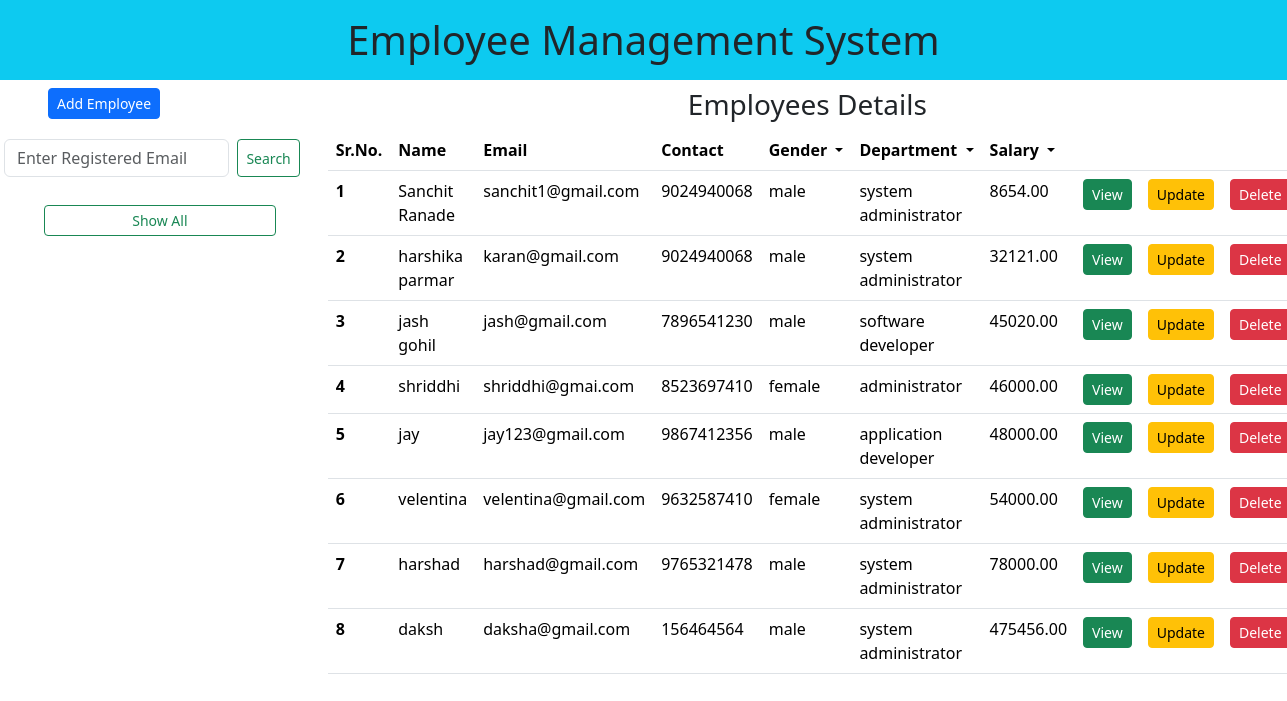
Page /asc_salary on the committed database.
### app1/models.py (models this page shows)
class Employee(models.Model):
    gen = (
        ('male','male'),
        ('female','female'),
    )
    name = models.CharField(max_length=50)
    email = models.EmailField(unique=True)
    contact = models.BigIntegerField()
    gender = models.CharField(max_length=50,choices=gen)
    department = models.ForeignKey(Departments,on_delete=models.CASCADE)
    salary = models.DecimalField(max_digits=8, decimal_places=2)
    image = models.ImageField(upload_to="images")

class Departments(models.Model):
    name = models.CharField(max_length=50)
    def __str__(self):
        return self.name

### app1/views.py (the view)
# urls.py: path('asc_salary',views.asc_salary,name="asc_salary"),
def asc_salary(request):
    data = Employee.objects.all().order_by('salary')
    return render(request,"index.html",{'employees':data})

### templates/index.html (shortened to what this page needs)
<!DOCTYPE html>
<html lang="en">
<head>
    <link href="https://cdn.jsdelivr.net/npm/bootstrap@5.3.3/dist/css/bootstrap.min.css" rel="stylesheet">
</head>
<body >
<div class="container-fluid p-0">
<h1 class ="bg-info p-3 text-center ">Employee Management System</h1>
<div class="row">
<div class="col-lg-3">
<div class="row px-5">
<a href="{% url 'addemp' %}"><button class="btn btn-sm btn-primary">Add Employee</button></a>
</div>
<div class="row my-3 text-center p-1">
<form class="d-flex" role="search" action="{% url 'search' %}">
<input name="search" class="form-control me-2 " type="search" placeholder="Enter Registered Email" aria-label="Search">
<button class="btn btn-outline-success btn-sm" type="submit">Search</button>
</form>
</div>
<div class="row px-5">
<a href="{% url 'index' %}" class="btn btn-sm btn-outline-success m-2 ">Show All</a>
</div>
</div>
<div class="col-lg-9">
<h3 class="text-center">Employees Details</h3>
<table class="table table-hover">
  <thead>
    <tr>
      <th scope="col">Sr.No.</th>
      <th scope="col">Name</th>
      <th scope="col">Email</th>
      <th scope="col">Contact</th>
      <th><li class="nav-item dropdown list-group">
          <a class="nav-link dropdown-toggle" href="#" role="button" data-bs-toggle="dropdown" aria-expanded="false">
            Gender
          </a>
        </li></th>
      <th scope="col"><li class="nav-item dropdown list-group">
          <a class="nav-link dropdown-toggle" href="#" role="button" data-bs-toggle="dropdown" aria-expanded="false">
            Department
          </a>
        </li></th>
      <th scope="col"><li class="nav-item dropdown list-group">
          <a class="nav-link dropdown-toggle" href="#" role="button" data-bs-toggle="dropdown" aria-expanded="false">
            Salary
          </a>
        </li></th>
      <th scope="col"></th>
      <th scope="col"></th>
      <th scope="col"></th>
    </tr>
  </thead>
  <tbody>
  {% for emp in employees %}
  <tr>
      <th scope="row">{{forloop.counter}}</th>
      <td>{{emp.name}}</td>
      <td>{{emp.email}}</td>
      <td>{{emp.contact}}</td>
      <td>{{emp.gender}}</td>
      <td>{{emp.department}}</td>
      <td>{{emp.salary}}</td>
      <td><a href="view/{{emp.id}}"><button class="btn btn-success btn-sm">View</button></a></td>
      <td><a href="update/{{emp.id}}"><button class="btn btn-warning btn-sm">Update</button></a></td>
      <td><a href="delete/{{emp.id}}"><button class="btn btn-danger btn-sm">Delete</button></a></td>
 </tr>
 {% empty %}
 <h3>No Record Found</h3>
  {% endfor %}
  </tbody>
</table>
</div>
</div>
</div>
</body>
</html>

### rows in the picture
Employee: name "Sanchit Ranade", email "sanchit1@gmail.com", contact "9024940068", gender "male", department "system administrator", salary "8654.00"
Employee: name "harshika parmar", email "karan@gmail.com", contact "9024940068", gender "male", department "system administrator", salary "32121.00"
Employee: name "jash gohil", email "jash@gmail.com", contact "7896541230", gender "male", department "software developer", salary "45020.00"
Employee: name "shriddhi", email "shriddhi@gmai.com", contact "8523697410", gender "female", department "administrator", salary "46000.00"
Employee: name "jay", email "jay123@gmail.com", contact "9867412356", gender "male", department "application developer", salary "48000.00"
Employee: name "velentina", email "velentina@gmail.com", contact "9632587410", gender "female", department "system administrator", salary "54000.00"
Employee: name "harshad", email "harshad@gmail.com", contact "9765321478", gender "male", department "system administrator", salary "78000.00"
Employee: name "daksh", email "daksha@gmail.com", contact "156464564", gender "male", department "system administrator", salary "475456.00"
